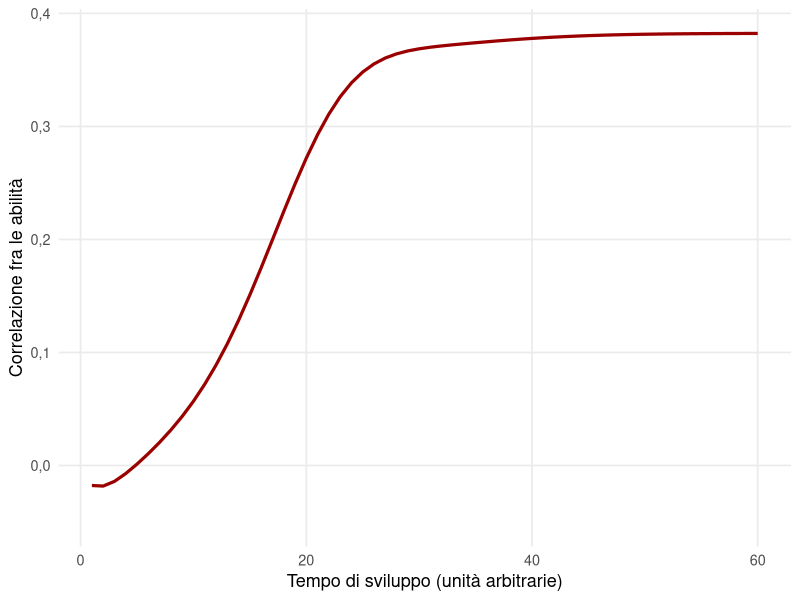

Generate this figure with R:
## ---- chunk 1
#| label: setup
library(ggplot2)
rosso = "#9A0000"
virgola = function(x, d = 2) formatC(x, format = "f", digits = d, decimal.mark = ",")
tema = theme_minimal(base_size = 13) +
  theme(panel.grid.minor = element_blank())
## ---- chunk 2
#| label: fig-mutualismo
#| fig-cap: "Simulazione di un processo mutualistico. Due abilità partono indipendenti e crescono nel tempo verso un livello massimo diverso per ogni persona e per ogni abilità, scelto a caso; a ogni passo ciascuna riceve una piccola spinta proporzionale al livello dell'altra. La correlazione fra le due, inizialmente nulla, cresce durante lo sviluppo. Parametri scelti a scopo illustrativo."
#| fig-alt: "Linea crescente che mostra la correlazione fra due abilità in funzione del tempo: parte da circa zero e sale progressivamente fino a circa 0,4."
#| fig-width: 7
#| fig-height: 3.4
set.seed(2006)
n = 2000; passi = 60; M = .2
K1 = rnorm(n, 10, 2); K2 = rnorm(n, 10, 2)
v1 = rnorm(n, .2, .03); v2 = rnorm(n, .2, .03)
a = .5 + rnorm(n, 0, .05); b = .5 + rnorm(n, 0, .05)
r = numeric(passi)
for (t in 1:passi) {
  a2 = a + v1 * a * (1 - a / K1) + v1 * M * a * b / K1
  b2 = b + v2 * b * (1 - b / K2) + v2 * M * a * b / K2
  a = a2; b = b2; r[t] = cor(a, b)
}
ggplot(data.frame(t = 1:passi, r = r), aes(t, r)) +
  geom_line(colour = rosso, linewidth = 1.1) +
  scale_y_continuous(limits = c(-.05, NA), breaks = seq(0, 1, .1), labels = function(x) virgola(x, 1)) +
  labs(x = "Tempo di sviluppo (unità arbitrarie)", y = "Correlazione fra le abilità") +
  tema
